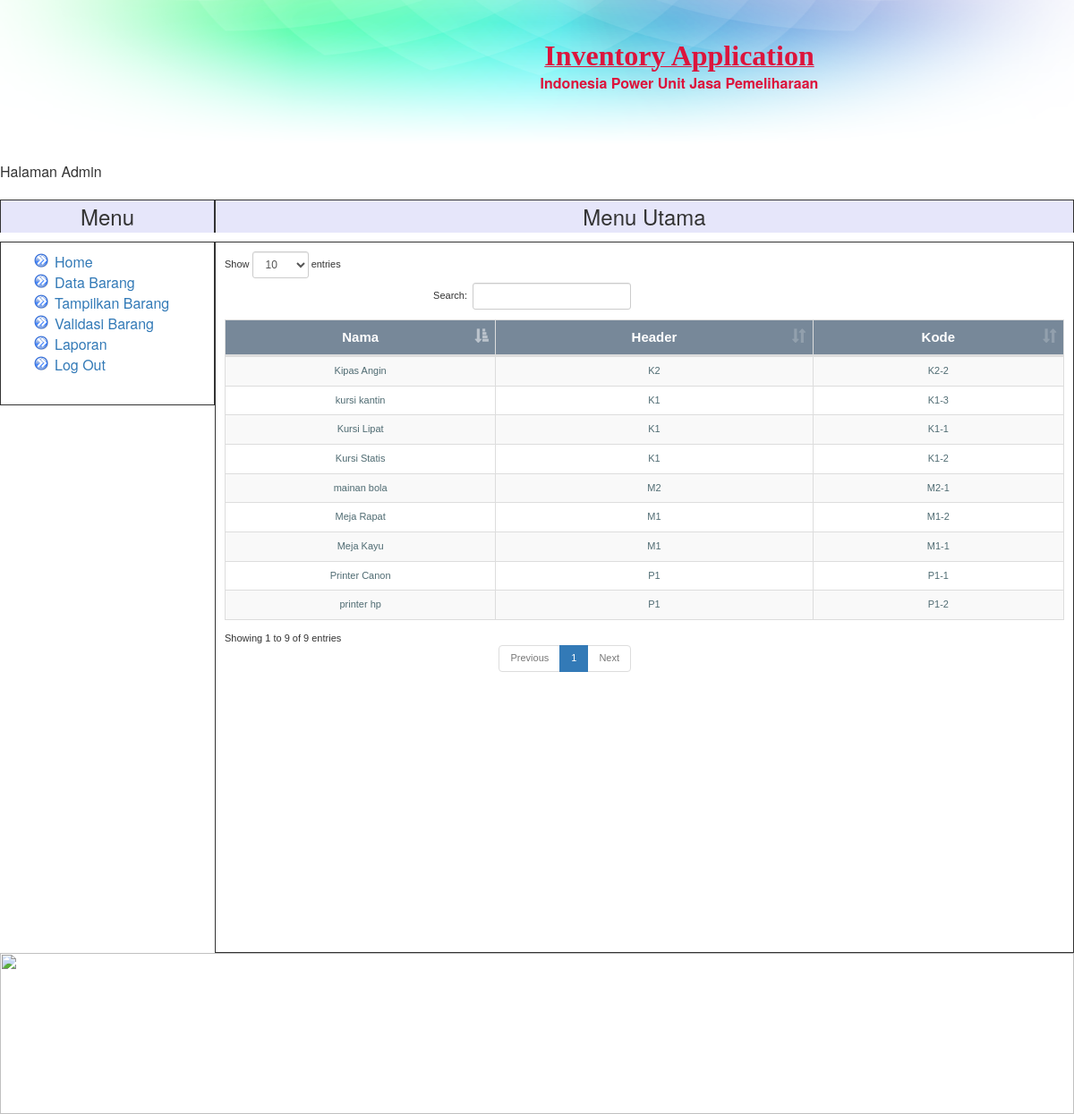
Screenshot of /superadmin/index.php?page=kode_barang with the database file from the repository.
### tables this page shows
CREATE TABLE IF NOT EXISTS `barang2` (
`id` int(11) NOT NULL,
  `no_urut` int(11) NOT NULL,
  `header` varchar(5) NOT NULL,
  `nama_j` varchar(25) NOT NULL,
  `createdby` varchar(10) NOT NULL
);

### superadmin/kode_barang.php (the view, shortened to what this page needs)
<?php
$querytabel = mysql_query("select * from barang2 order by header");
?>
<form>
<table  id="example1" class="table table-bordered table-striped">
<thead>
<tr>
<td class="head-data4">Nama</td>
<td class="head-data4">Header</td>
<td class="head-data4">Kode</td>
</tr>
</thead>
<tbody>
<?php
while ($hasil=mysql_fetch_array($querytabel)) {
$kode = $hasil['header'] . "-" . $hasil['no_urut'];
echo "<tr>
	  <td class='td-data'>$hasil[nama_j]</td>
	  <td class='td-data'>$hasil[header]</td>
	  <td class='td-data'>$kode</td>
</tr>";
}
?>
</tbody>
</table>
</form>

### superadmin/index.php (shortened to what this page needs)
<html>
<head>
<link rel="stylesheet" type="text/css" href="../include/style.css" />
<link rel="stylesheet" href="../include/datepicker/lib/css/default.css" />
	   <link rel="stylesheet" href="../laporan/css/bootstrap.min.css">
       <link rel="stylesheet" href="../laporan/css/dataTables.bootstrap.css">
</head>
<body>
<table border=0 width="100%" bgcolor="#FFFFF0" cellpadding=2 cellspacing=2 >
<tr>
<td colspan="2"><img src="../image/header.PNG" width="100%" height="180px">
<div style="position: absolute; width: 418px; height: 69px; z-index: 1; left:550px; top:44px" id="layer1">
<p align="center"><font color="#DC143C"><u><b>
<font size="6" face="Bookman Old Style">Inventory Application</font></b></u><br></font>
<b><font size="3" font color="#DC143C">Indonesia Power Unit Jasa Pemeliharaan</font></b></div>
</td>
	</tr>
	<tr>
		<td colspan=2><marquee onmouseover="this.stop();" behavior="alternate" onmouseout="this.start();">Halaman Admin</marquee>
		</td>
	</tr>
	<tr>
	<td width="20%" valign="top">
	<h3>Menu</h3>
	<div class="kotak">
	<ul>
	<li><a href="index.php">Home</a></li>
	<li><a href="?page=superadmin">Data Barang</a></li>
	<li><a href="?page=tampil">Tampilkan Barang</a></li>
	<li><a href="?page=belum_vali">Validasi Barang</a></li>
	<li><a href="?page=lap">Laporan</a></li>
	<li><a href="?page=logout" onclick="return confirm('Anda yakin ingin Keluar ?')" >Log Out</a></li>
	</ul><br>
	</div>
	</td>
	<td width="80%" valign="top">
	<h3>
		<?php
			$page	= isset($_GET['page']) ? $_GET['page'] : "";
			if(strstr($page,"superadmin")) {
			$j="Menu Superadmin";
			} else {
			$j="Menu Utama";
			}
			echo $j;
		?>
			</h3>
			<div class="tengah">
		<?php
	if($page=="superadmin") {
	include "../superadmin/lihat_barang.php";
	$user = $_SESSION['user'];
	} else if ($page=="kode_barang") {
	include "../superadmin/kode_barang.php";
	} else if ($page=="tambah_barang") {
	include "../superadmin/act_vali.php";
	} else if ($page=="act_valid") {
	include "../superadmin/act_valid.php";
	} else if ($page=="valid") {
	include "../superadmin/hasil_validasi.php";
	} else if ($page=="tampil") {
	include "../superadmin/tampil_barang.php";
	} else if ($page=="data") {
	include "../superadmin/data_barang.php";
	}else if ($page=="semua_barang") {
	include "../superadmin/semua_barang.php";
	}
	?>
	</td>
</table>
<tr>
	<td colspan="2"><img src="../image/footer.PNG" width="100%" height="180px"></td>
	</tr>
</html>

### include/style.css (style rules this page uses)
body { background-color: #FFFFFF; color: black; margin-top: 0px; margin-left: 50px; margin-right: 50px; font-family: arial; font-size: 14px; }
a { text-decoration: none; color: blue; }
a:link { background-color: white; }
div { margin:0; padding:0; clear:both; }
.td-data { font: normal 11px "Trebuchet MS", Verdana, Arial, Helvetica, sans-serif; border-right: 1px solid #C1DAD7; border-bottom: 1px solid #C1DAD7; padding: 3px 6px 3px 6px; color: #4f6b72; width: auto; text-align: center; }
.head-data4 { font: normal 15px "Trebuchet MS", Verdana, Arial, Helvetica, sans-serif; border-right: 1px solid #C1DAD7; border-bottom: 1px solid #C1DAD7; padding: 3px 6px 3px 6px; color: #FFFFFF; width: 10px; text-align: center; background-color:#778899; font-weight: bold; }
h3 { border-top: solid 1px; border-left: solid 1px; border-right: solid 1px; background-color: #E6E6FA; text-align: center; font-family: verdana; padding: 5 5 5 5; margin: 0 0 0 0; }
.kotak { border-style: solid; border-width: 1px; background-color: #FFFFFF; padding: 10 10 10 20; margin: 0 0 200 0; }
.kotak ul { margin:0px 0px 0px 0px; list-style-image:url(../image/external.gif); }
.kotak ul li a { margin:0px 0px 0px 0px; text-decoration: none; }
.tengah { font: normal 11px "Trebuchet MS", Verdana, Arial, Helvetica, sans-serif; border-style: solid; border-width: 1px; background-color: #ffffff; padding: 10 10 300 10; margin: 0 0 0 0; }

### rows the page displays
barang2: nama_j "Kursi Lipat", header "K1", kode "K1-1"
barang2: nama_j "Kursi Statis", header "K1", kode "K1-2"
barang2: nama_j "kursi kantin", header "K1", kode "K1-3"
barang2: nama_j "Kipas Angin", header "K2", kode "K2-2"
barang2: nama_j "Meja Kayu", header "M1", kode "M1-1"
barang2: nama_j "Meja Rapat", header "M1", kode "M1-2"
barang2: nama_j "mainan bola", header "M2", kode "M2-1"
barang2: nama_j "Printer Canon", header "P1", kode "P1-1"
barang2: nama_j "printer hp", header "P1", kode "P1-2"

### other values shown
$j "Menu Utama"
